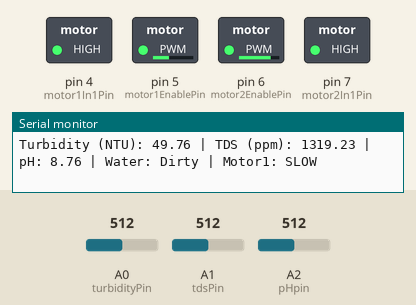
This sketch was run on a simulated Arduino Uno, built with avr-gcc and run on an emulated ATmega328P. On the bench: switched loads named in the sketch (green lamp = pin HIGH), the last lines printed to the serial monitor. The inputs (shaded band) are chosen by the test bench; at power-on: A0 (turbidityPin) = 512, A1 (tdsPin) = 512, A2 (pHpin) = 512.

Above: at 1.8 s.
1.9 s: A0 (turbidityPin) set to 423
3.4 s: A0 (turbidityPin) set to 394
At 5.3 s:
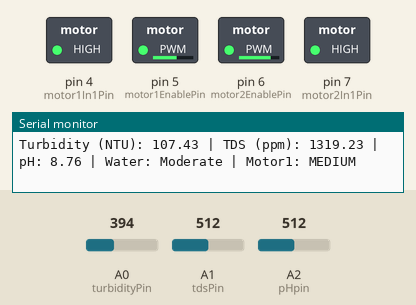
5.6 s: A0 (turbidityPin) set to 511
At 6.5 s:
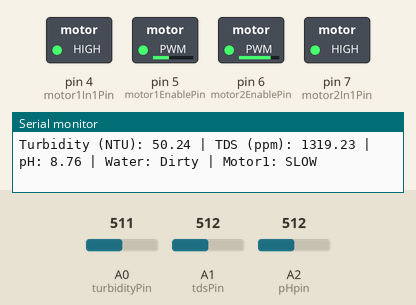
7.6 s: A1 (tdsPin) set to 268
9.4 s: A1 (tdsPin) set to 236
At 10.5 s:
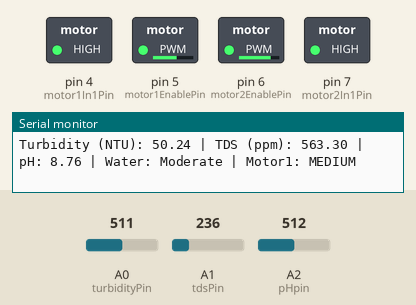
11.7 s: A1 (tdsPin) set to 126
13.5 s: A1 (tdsPin) set to 110
At 14.9 s:
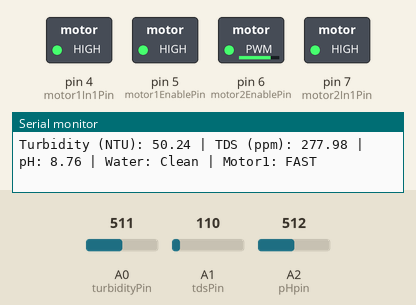
Timing chart, 0 to 16.5 s (numbered marks = the images above; inputs shaded):
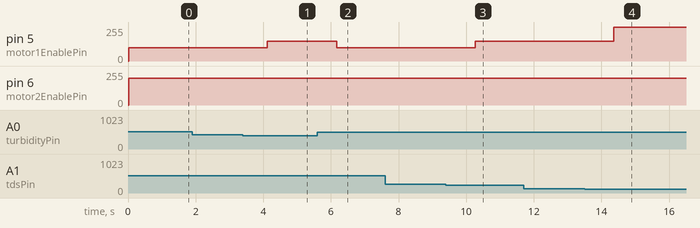

Measured:
- the behaviour switches between 410 and 409 on A0 (turbidityPin) (found by bisection; images 0 and 1)
- the behaviour switches between 253 and 252 on A1 (tdsPin) (found by bisection; images 2 and 3)
- the behaviour switches between 120 and 119 on A1 (tdsPin) (found by bisection; images 3 and 4)
- after the input at 3.4 s, pin 5 (motor1EnablePin): 100/255 → 150/255 after 0.72 s
- after the input at 5.6 s, pin 5 (motor1EnablePin): 150/255 → 100/255 after 0.57 s
- after the input at 9.4 s, pin 5 (motor1EnablePin): 100/255 → 150/255 after 0.86 s
- after the input at 13.5 s, pin 5 (motor1EnablePin): 150/255 → 255/255 after 0.86 s

The sketch:

control_code.ino
```cpp
// Pin Definitions
const int turbidityPin = A0;      // Turbidity sensor analog pin
const int tdsPin = A1;            // TDS sensor analog pin
const int pHpin = A2;             // pH sensor analog pin

const int motor1EnablePin = 5;    // ENA pin for Motor 1 (PWM control)
const int motor1In1Pin = 4;       // IN1 pin for Motor 1 direction

const int motor2EnablePin = 6;    // ENA pin for Motor 2 (PWM control)
const int motor2In1Pin = 7;       // IN1 pin for Motor 2 direction

// Sensor Variables
float voltage = 0.0;
int turbidityValue = 0;
int tdsValue = 0;
int pHValue = 0;
float turbidityNTU = 0.0;
float tdsPPM = 0.0;
float pH = 0.0;

void setup() {
  Serial.begin(9600);

  // Motor 1
  pinMode(motor1EnablePin, OUTPUT);
  pinMode(motor1In1Pin, OUTPUT);
  digitalWrite(motor1In1Pin, HIGH); // Set direction forward

  // Motor 2
  pinMode(motor2EnablePin, OUTPUT);
  pinMode(motor2In1Pin, OUTPUT);
  digitalWrite(motor2In1Pin, HIGH); // Set direction forward
}

void loop() {
  // Read turbidity sensor
  turbidityValue = analogRead(turbidityPin);
  voltage = turbidityValue * (5.0 / 1023.0);
  turbidityNTU = (3.0 - voltage) * 100.0; // Rough estimate

  // Read TDS sensor
  tdsValue = analogRead(tdsPin);
  voltage = tdsValue * (3.3 / 1023.0);
  tdsPPM = (133.42 * voltage * voltage * voltage)
           - (255.86 * voltage * voltage)
           + (857.39 * voltage);

  // Read pH sensor
  pHValue = analogRead(pHpin);
  pH = (pHValue * 5.0 / 1023.0) * 3.5;  // Rough scaling for pH (calibration required)

  // Display sensor values
  Serial.print("Turbidity (NTU): ");
  Serial.print(turbidityNTU);
  Serial.print(" | TDS (ppm): ");
  Serial.print(tdsPPM);
  Serial.print(" | pH: ");
  Serial.print(pH);

  // Decision logic for Motor 1 speed
  int motor1Speed = 0;
  if (turbidityNTU < 100 && tdsPPM < 300) {
    motor1Speed = 255;  // Fast
    Serial.println(" | Water: Clean | Motor1: FAST");
  } else if ((turbidityNTU >= 100 && turbidityNTU < 300) || (tdsPPM >= 300 && tdsPPM < 600)) {
    motor1Speed = 150;  // Medium
    Serial.println(" | Water: Moderate | Motor1: MEDIUM");
  } else {
    motor1Speed = 100;   // Slow
    Serial.println(" | Water: Dirty | Motor1: SLOW");
  }

  // Motor 2 speed is fixed at 200
  int motor2Speed = 200;

  // Control motors
  analogWrite(motor1EnablePin, motor1Speed);
  analogWrite(motor2EnablePin, motor2Speed);

  delay(1000);
}
```
